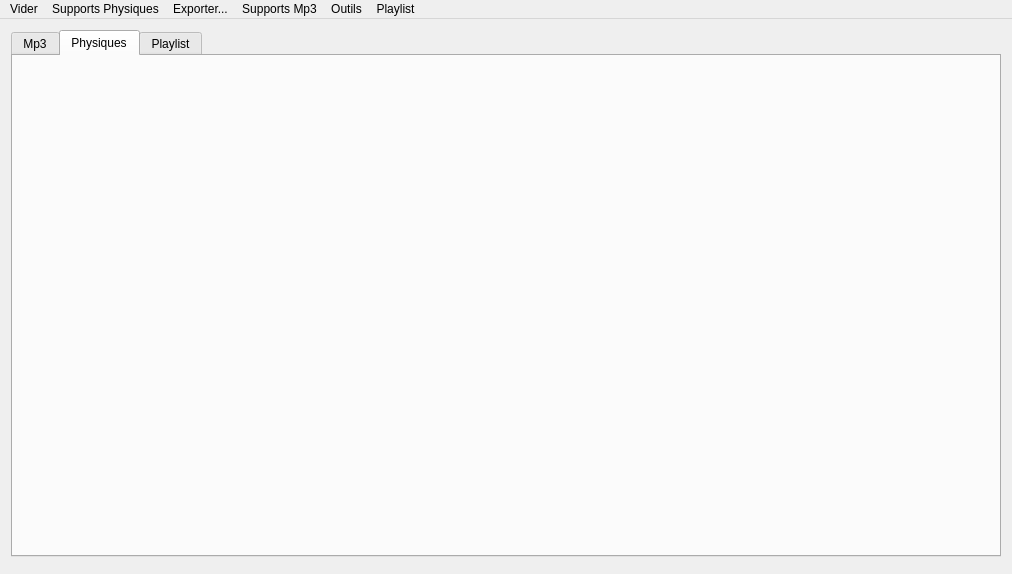
<?xml version="1.0" encoding="UTF-8"?>
<ui version="4.0">
 <class>FenetrePrincipale</class>
 <widget class="QMainWindow" name="FenetrePrincipale">
  <property name="geometry">
   <rect>
    <x>0</x>
    <y>0</y>
    <width>1012</width>
    <height>574</height>
   </rect>
  </property>
  <property name="windowTitle">
   <string>FenetrePrincipale</string>
  </property>
  <widget class="QWidget" name="centralWidget">
   <layout class="QVBoxLayout" name="verticalLayout">
    <item>
     <widget class="QTabWidget" name="tabWidget">
      <property name="maximumSize">
       <size>
        <width>16777215</width>
        <height>16777215</height>
       </size>
      </property>
      <property name="tabShape">
       <enum>QTabWidget::Rounded</enum>
      </property>
      <property name="currentIndex">
       <number>1</number>
      </property>
      <widget class="OngletMp3" name="tab">
       <attribute name="title">
        <string>Mp3</string>
       </attribute>
      </widget>
      <widget class="OngletPhys" name="tab_2">
       <attribute name="title">
        <string>Physiques</string>
       </attribute>
      </widget>
      <widget class="OngletPlaylist" name="tab_3">
       <attribute name="title">
        <string>Playlist</string>
       </attribute>
      </widget>
     </widget>
    </item>
    <item>
     <widget class="BarreAvancement" name="widget" native="true"/>
    </item>
   </layout>
  </widget>
  <widget class="QMenuBar" name="menuBar">
   <property name="geometry">
    <rect>
     <x>0</x>
     <y>0</y>
     <width>1012</width>
     <height>21</height>
    </rect>
   </property>
   <widget class="QMenu" name="menuGestion">
    <property name="title">
     <string>Vider</string>
    </property>
    <addaction name="actionViderBDD"/>
    <addaction name="actionViderPhysiques"/>
    <addaction name="actionViderMP3"/>
   </widget>
   <widget class="QMenu" name="menuGestion_2">
    <property name="title">
     <string>Supports Physiques</string>
    </property>
    <addaction name="actionAjouter_Album"/>
    <addaction name="actionAjouter_Liste_Albums"/>
    <addaction name="separator"/>
    <addaction name="actionExporter_Liste_Physique"/>
    <addaction name="separator"/>
    <addaction name="actionChanger_Tag_Album"/>
   </widget>
   <widget class="QMenu" name="menuExporter">
    <property name="title">
     <string>Exporter...</string>
    </property>
    <addaction name="actionEn_HTML_Supports_Physiques"/>
    <addaction name="actionAlbums"/>
    <addaction name="actionCompils_Singles"/>
   </widget>
   <widget class="QMenu" name="menuSupports_Mp3">
    <property name="title">
     <string>Supports Mp3</string>
    </property>
    <addaction name="actionActualiser_Mp3"/>
    <addaction name="separator"/>
    <addaction name="actionChanger_Tags_Mp3"/>
   </widget>
   <widget class="QMenu" name="menuOutils">
    <property name="title">
     <string>Outils</string>
    </property>
    <addaction name="actionArtistes_Inverses"/>
   </widget>
   <widget class="QMenu" name="menuPlaylist">
    <property name="title">
     <string>Playlist</string>
    </property>
    <addaction name="actionChanger_Image_Playlist"/>
    <addaction name="actionChanger_Nom_Playlist"/>
   </widget>
   <addaction name="menuGestion"/>
   <addaction name="menuGestion_2"/>
   <addaction name="menuExporter"/>
   <addaction name="menuSupports_Mp3"/>
   <addaction name="menuOutils"/>
   <addaction name="menuPlaylist"/>
  </widget>
  <action name="actionVider_base_donn_es">
   <property name="text">
    <string>Vider base données...</string>
   </property>
  </action>
  <action name="actionImporter_liste">
   <property name="text">
    <string>Importer liste...</string>
   </property>
  </action>
  <action name="actionSupports_physiques">
   <property name="text">
    <string>Supports physiques...</string>
   </property>
  </action>
  <action name="actionSupports_num_riques">
   <property name="text">
    <string>Supports numériques...</string>
   </property>
  </action>
  <action name="actionTout">
   <property name="text">
    <string>Tout...</string>
   </property>
  </action>
  <action name="actionAjouter_album">
   <property name="text">
    <string>Ajouter album...</string>
   </property>
  </action>
  <action name="actionAlbum">
   <property name="text">
    <string>Albums</string>
   </property>
  </action>
  <action name="actionCompilations_singles">
   <property name="text">
    <string>Compilations / singles</string>
   </property>
  </action>
  <action name="actionTout_2">
   <property name="text">
    <string>Tout</string>
   </property>
  </action>
  <action name="actionSauvegarder_liste">
   <property name="text">
    <string>Sauvegarder liste...</string>
   </property>
  </action>
  <action name="actionViderBDD">
   <property name="text">
    <string>Tout</string>
   </property>
  </action>
  <action name="actionViderPhysiques">
   <property name="text">
    <string>Physiques</string>
   </property>
  </action>
  <action name="actionViderMP3">
   <property name="text">
    <string>MP3</string>
   </property>
  </action>
  <action name="actionAjouter_Album">
   <property name="text">
    <string>Ajouter Album</string>
   </property>
  </action>
  <action name="actionExporter_Liste_Physique">
   <property name="text">
    <string>Sauvegarder Liste</string>
   </property>
  </action>
  <action name="actionEn_HTML_Supports_Physiques">
   <property name="text">
    <string>Tout</string>
   </property>
  </action>
  <action name="actionAlbums">
   <property name="text">
    <string>Albums</string>
   </property>
  </action>
  <action name="actionChanger_Tag_Album">
   <property name="text">
    <string>Changer Tag Album</string>
   </property>
  </action>
  <action name="actionCompils_Singles">
   <property name="text">
    <string>Compils/Singles</string>
   </property>
  </action>
  <action name="actionAjouter_Liste_Albums">
   <property name="text">
    <string>Ajouter Liste Albums</string>
   </property>
  </action>
  <action name="actionArtistes_Inverses">
   <property name="text">
    <string>Artistes Inversés</string>
   </property>
  </action>
  <action name="actionActualiser_Mp3">
   <property name="text">
    <string>Actualiser Mp3</string>
   </property>
  </action>
  <action name="actionChanger_Tags_Mp3">
   <property name="text">
    <string>Changer Tags Mp3</string>
   </property>
  </action>
  <action name="actionChanger_Image_Playlist">
   <property name="text">
    <string>Changer Image Playlist</string>
   </property>
  </action>
  <action name="actionChanger_Nom_Playlist">
   <property name="text">
    <string>Changer Nom Playlist</string>
   </property>
  </action>
 </widget>
 <layoutdefault spacing="6" margin="11"/>
 <customwidgets>
  <customwidget>
   <class>OngletMp3</class>
   <extends>QWidget</extends>
   <header location="global">ongletmp3.h</header>
   <container>1</container>
  </customwidget>
  <customwidget>
   <class>OngletPhys</class>
   <extends>QWidget</extends>
   <header location="global">ongletphys.h</header>
   <container>1</container>
  </customwidget>
  <customwidget>
   <class>OngletPlaylist</class>
   <extends>QWidget</extends>
   <header location="global">ongletplaylist.h</header>
   <container>1</container>
  </customwidget>
  <customwidget>
   <class>BarreAvancement</class>
   <extends>QWidget</extends>
   <header location="global">barreavancement.h</header>
   <container>1</container>
  </customwidget>
 </customwidgets>
 <resources/>
 <connections/>
</ui>
